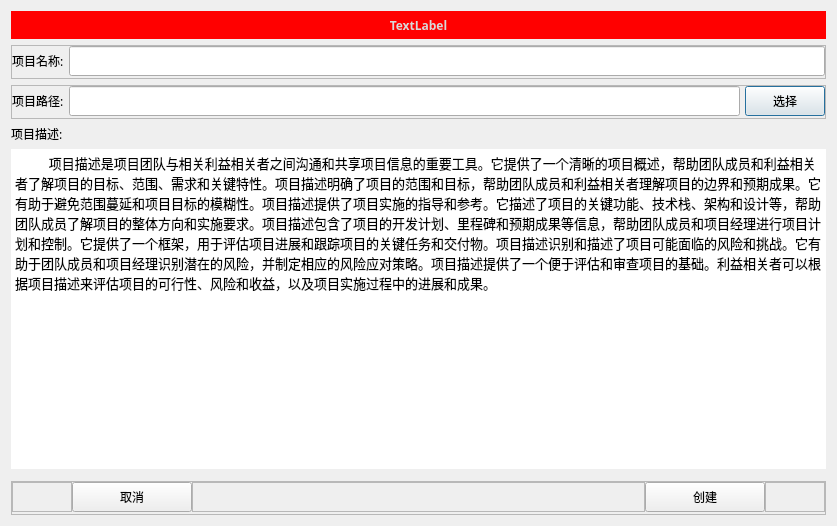
<?xml version="1.0" encoding="UTF-8"?>
<ui version="4.0">
 <class>Dialog</class>
 <widget class="QDialog" name="Dialog">
  <property name="geometry">
   <rect>
    <x>0</x>
    <y>0</y>
    <width>837</width>
    <height>526</height>
   </rect>
  </property>
  <property name="windowTitle">
   <string>Dialog</string>
  </property>
  <layout class="QVBoxLayout" name="verticalLayout_2">
   <item>
    <widget class="QLabel" name="tip">
     <property name="minimumSize">
      <size>
       <width>0</width>
       <height>28</height>
      </size>
     </property>
     <property name="font">
      <font>
       <family>微软雅黑</family>
       <pointsize>9</pointsize>
       <weight>75</weight>
       <bold>true</bold>
      </font>
     </property>
     <property name="styleSheet">
      <string notr="true">background-color: rgb(255, 0, 0);
color: rgb(217, 217, 217);</string>
     </property>
     <property name="text">
      <string>TextLabel</string>
     </property>
     <property name="alignment">
      <set>Qt::AlignCenter</set>
     </property>
    </widget>
   </item>
   <item>
    <widget class="QFrame" name="frame_3">
     <property name="maximumSize">
      <size>
       <width>16777215</width>
       <height>35</height>
      </size>
     </property>
     <property name="font">
      <font>
       <pointsize>9</pointsize>
      </font>
     </property>
     <property name="frameShape">
      <enum>QFrame::StyledPanel</enum>
     </property>
     <property name="frameShadow">
      <enum>QFrame::Raised</enum>
     </property>
     <layout class="QHBoxLayout" name="horizontalLayout_4">
      <property name="spacing">
       <number>5</number>
      </property>
      <property name="leftMargin">
       <number>0</number>
      </property>
      <property name="topMargin">
       <number>0</number>
      </property>
      <property name="rightMargin">
       <number>0</number>
      </property>
      <property name="bottomMargin">
       <number>2</number>
      </property>
      <item>
       <widget class="QLabel" name="label_2">
        <property name="font">
         <font>
          <family>微软雅黑</family>
          <pointsize>9</pointsize>
         </font>
        </property>
        <property name="text">
         <string>项目名称:</string>
        </property>
       </widget>
      </item>
      <item>
       <widget class="QLineEdit" name="project_name">
        <property name="minimumSize">
         <size>
          <width>0</width>
          <height>30</height>
         </size>
        </property>
        <property name="font">
         <font>
          <family>微软雅黑</family>
          <pointsize>9</pointsize>
         </font>
        </property>
       </widget>
      </item>
     </layout>
    </widget>
   </item>
   <item>
    <widget class="QFrame" name="frame_4">
     <property name="maximumSize">
      <size>
       <width>16777215</width>
       <height>35</height>
      </size>
     </property>
     <property name="font">
      <font>
       <pointsize>9</pointsize>
      </font>
     </property>
     <property name="frameShape">
      <enum>QFrame::StyledPanel</enum>
     </property>
     <property name="frameShadow">
      <enum>QFrame::Raised</enum>
     </property>
     <layout class="QHBoxLayout" name="horizontalLayout_5">
      <property name="spacing">
       <number>5</number>
      </property>
      <property name="leftMargin">
       <number>0</number>
      </property>
      <property name="topMargin">
       <number>0</number>
      </property>
      <property name="rightMargin">
       <number>0</number>
      </property>
      <property name="bottomMargin">
       <number>2</number>
      </property>
      <item>
       <widget class="QLabel" name="label">
        <property name="font">
         <font>
          <family>微软雅黑</family>
          <pointsize>9</pointsize>
         </font>
        </property>
        <property name="text">
         <string>项目路径:</string>
        </property>
       </widget>
      </item>
      <item>
       <widget class="QLineEdit" name="project_path">
        <property name="minimumSize">
         <size>
          <width>0</width>
          <height>30</height>
         </size>
        </property>
        <property name="font">
         <font>
          <family>微软雅黑</family>
          <pointsize>9</pointsize>
         </font>
        </property>
       </widget>
      </item>
      <item>
       <widget class="QPushButton" name="select_project_path">
        <property name="minimumSize">
         <size>
          <width>0</width>
          <height>30</height>
         </size>
        </property>
        <property name="font">
         <font>
          <family>微软雅黑</family>
          <pointsize>9</pointsize>
         </font>
        </property>
        <property name="text">
         <string>选择</string>
        </property>
       </widget>
      </item>
     </layout>
    </widget>
   </item>
   <item>
    <widget class="QLabel" name="label_3">
     <property name="font">
      <font>
       <family>微软雅黑</family>
       <pointsize>9</pointsize>
      </font>
     </property>
     <property name="text">
      <string>项目描述:</string>
     </property>
    </widget>
   </item>
   <item>
    <widget class="QTextEdit" name="project_brief">
     <property name="font">
      <font>
       <family>微软雅黑</family>
       <pointsize>10</pointsize>
      </font>
     </property>
     <property name="styleSheet">
      <string notr="true">QTextEdit{
border:none;
}</string>
     </property>
     <property name="html">
      <string>&lt;!DOCTYPE HTML PUBLIC &quot;-//W3C//DTD HTML 4.0//EN&quot; &quot;http://www.w3.org/TR/REC-html40/strict.dtd&quot;&gt;
&lt;html&gt;&lt;head&gt;&lt;meta name=&quot;qrichtext&quot; content=&quot;1&quot; /&gt;&lt;style type=&quot;text/css&quot;&gt;
p, li { white-space: pre-wrap; }
&lt;/style&gt;&lt;/head&gt;&lt;body style=&quot; font-family:'微软雅黑'; font-size:10pt; font-weight:400; font-style:normal;&quot;&gt;
&lt;p style=&quot; margin-top:0px; margin-bottom:0px; margin-left:0px; margin-right:0px; -qt-block-indent:0; text-indent:0px;&quot;&gt;          项目描述是项目团队与相关利益相关者之间沟通和共享项目信息的重要工具。它提供了一个清晰的项目概述，帮助团队成员和利益相关者了解项目的目标、范围、需求和关键特性。项目描述明确了项目的范围和目标，帮助团队成员和利益相关者理解项目的边界和预期成果。它有助于避免范围蔓延和项目目标的模糊性。项目描述提供了项目实施的指导和参考。它描述了项目的关键功能、技术栈、架构和设计等，帮助团队成员了解项目的整体方向和实施要求。项目描述包含了项目的开发计划、里程碑和预期成果等信息，帮助团队成员和项目经理进行项目计划和控制。它提供了一个框架，用于评估项目进展和跟踪项目的关键任务和交付物。项目描述识别和描述了项目可能面临的风险和挑战。它有助于团队成员和项目经理识别潜在的风险，并制定相应的风险应对策略。项目描述提供了一个便于评估和审查项目的基础。利益相关者可以根据项目描述来评估项目的可行性、风险和收益，以及项目实施过程中的进展和成果。&lt;/p&gt;
&lt;p style=&quot;-qt-paragraph-type:empty; margin-top:0px; margin-bottom:0px; margin-left:0px; margin-right:0px; -qt-block-indent:0; text-indent:0px;&quot;&gt;&lt;br /&gt;&lt;/p&gt;&lt;/body&gt;&lt;/html&gt;</string>
     </property>
    </widget>
   </item>
   <item>
    <widget class="QFrame" name="frame">
     <property name="font">
      <font>
       <pointsize>9</pointsize>
      </font>
     </property>
     <property name="frameShape">
      <enum>QFrame::StyledPanel</enum>
     </property>
     <property name="frameShadow">
      <enum>QFrame::Raised</enum>
     </property>
    </widget>
   </item>
   <item>
    <widget class="QFrame" name="frame_5">
     <property name="maximumSize">
      <size>
       <width>16777215</width>
       <height>35</height>
      </size>
     </property>
     <property name="font">
      <font>
       <pointsize>9</pointsize>
      </font>
     </property>
     <property name="layoutDirection">
      <enum>Qt::LeftToRight</enum>
     </property>
     <property name="frameShape">
      <enum>QFrame::StyledPanel</enum>
     </property>
     <property name="frameShadow">
      <enum>QFrame::Raised</enum>
     </property>
     <layout class="QHBoxLayout" name="horizontalLayout_6">
      <property name="spacing">
       <number>0</number>
      </property>
      <property name="leftMargin">
       <number>0</number>
      </property>
      <property name="topMargin">
       <number>0</number>
      </property>
      <property name="rightMargin">
       <number>0</number>
      </property>
      <property name="bottomMargin">
       <number>2</number>
      </property>
      <item>
       <widget class="QFrame" name="frame_6">
        <property name="maximumSize">
         <size>
          <width>60</width>
          <height>16777215</height>
         </size>
        </property>
        <property name="font">
         <font>
          <pointsize>9</pointsize>
         </font>
        </property>
        <property name="frameShape">
         <enum>QFrame::StyledPanel</enum>
        </property>
        <property name="frameShadow">
         <enum>QFrame::Raised</enum>
        </property>
       </widget>
      </item>
      <item>
       <widget class="QPushButton" name="cancel">
        <property name="minimumSize">
         <size>
          <width>0</width>
          <height>30</height>
         </size>
        </property>
        <property name="maximumSize">
         <size>
          <width>120</width>
          <height>16777215</height>
         </size>
        </property>
        <property name="font">
         <font>
          <family>微软雅黑</family>
          <pointsize>9</pointsize>
         </font>
        </property>
        <property name="text">
         <string>取消</string>
        </property>
       </widget>
      </item>
      <item>
       <widget class="QFrame" name="frame_2">
        <property name="font">
         <font>
          <pointsize>9</pointsize>
         </font>
        </property>
        <property name="frameShape">
         <enum>QFrame::StyledPanel</enum>
        </property>
        <property name="frameShadow">
         <enum>QFrame::Raised</enum>
        </property>
       </widget>
      </item>
      <item>
       <widget class="QPushButton" name="create">
        <property name="minimumSize">
         <size>
          <width>0</width>
          <height>30</height>
         </size>
        </property>
        <property name="maximumSize">
         <size>
          <width>120</width>
          <height>40</height>
         </size>
        </property>
        <property name="font">
         <font>
          <family>微软雅黑</family>
          <pointsize>9</pointsize>
         </font>
        </property>
        <property name="text">
         <string>创建</string>
        </property>
       </widget>
      </item>
      <item>
       <widget class="QFrame" name="frame_7">
        <property name="maximumSize">
         <size>
          <width>60</width>
          <height>16777215</height>
         </size>
        </property>
        <property name="font">
         <font>
          <pointsize>9</pointsize>
         </font>
        </property>
        <property name="frameShape">
         <enum>QFrame::StyledPanel</enum>
        </property>
        <property name="frameShadow">
         <enum>QFrame::Raised</enum>
        </property>
       </widget>
      </item>
     </layout>
    </widget>
   </item>
  </layout>
 </widget>
 <resources/>
 <connections/>
</ui>
